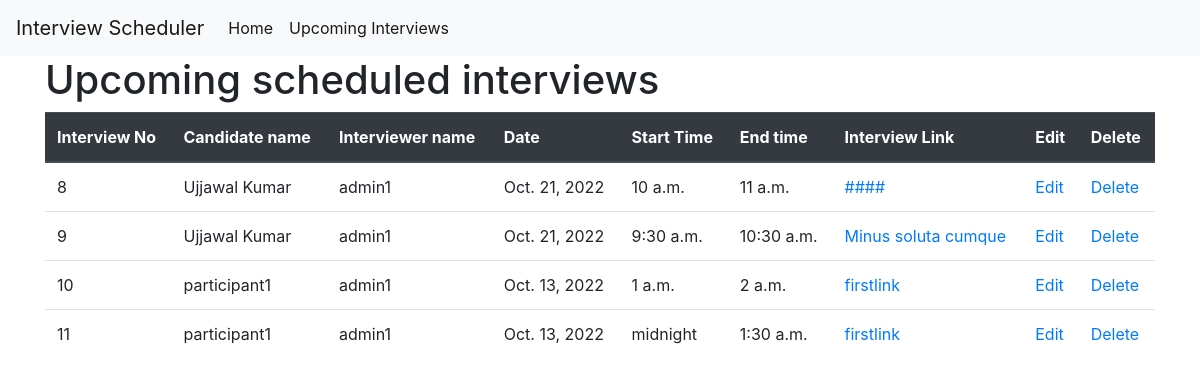
Screenshot of /upcoming with the database file from the repository.
### portal/models.py (models this page shows, shortened)
class Interview(models.Model):
    sno = models.AutoField(primary_key=True)
    interviewer = models.ForeignKey(Interviewer, on_delete=models.CASCADE,)
    Candidate = models.ForeignKey(Candidate, on_delete=models.CASCADE,)
    date = models.DateField()
    startTime = models.TimeField()
    endTime = models.TimeField()
    link = models.CharField(max_length=60)

class Candidate(models.Model):
    sno = models.AutoField(primary_key=True)
    name = models.CharField(max_length=50)
    email = models.EmailField(max_length=50, unique=True)

class Interviewer(models.Model):
    sno = models.AutoField(primary_key=True)
    name = models.CharField(max_length=50)
    email = models.EmailField(max_length=50, unique=True)

### portal/views.py (the view)
# urls.py: path('upcoming', views.upcoming, name='upcoming'),
def upcoming(request):
    interview = Interview.objects.all()
    context={"interviews":interview}
    return render(request, 'upcoming.html', context)

### templates/upcoming.html (shortened to what this page needs)
{% extends 'base.html' %}
{% block body %}
<div class="container">
    <h1>Upcoming scheduled interviews</h2>
        <table class="table">
          <thead class="thead-dark">
            <tr>
              <th scope="col">Interview No</th>
              <th scope="col">Candidate name</th>
              <th scope="col">Interviewer name</th>
              <th scope="col">Date</th>
              <th scope="col">Start Time</th>
              <th scope="col">End time</th>
              <th scope="col">Interview Link</th>
              <th scope="col">Edit</th>
              <th scope="col">Delete</th>
            </tr>
          </thead>
          <tbody>
          {% for interview in interviews %}
            <tr>
              <td name={{interview.sno}}>{{interview.sno}}</td>
              <td>{{interview.Candidate.name}}</td>
              <td>{{interview.interviewer.name}}</td>
              <td>{{interview.date}}</td>
              <td>{{interview.startTime}}</td>
              <td>{{interview.endTime}}</td>
              <td><a href="/open/{{interview.sno}}/{{interview.link}}">{{interview.link}}</a></td>
              <td><a href="/edit/{{interview.sno}}">Edit</a></td>
              <td><a href="/delete/{{interview.sno}}">Delete</a></td>
            </tr>
          {% endfor %}
          </tbody>
        </table>
</div>
{% endblock body %}

### templates/base.html (shortened to what this page needs)
<!DOCTYPE html>
<html lang="en">
  <head>
    <link
      rel="stylesheet"
      href="https://stackpath.bootstrapcdn.com/bootstrap/4.3.1/css/bootstrap.min.css"
    />
  </head>
  <body>
    <nav class="navbar navbar-expand-lg navbar-light bg-light">
      <a class="navbar-brand" href="/schedule">Interview Scheduler</a>
      <div class="collapse navbar-collapse" id="navbarSupportedContent">
        <ul class="navbar-nav mr-auto">
          <li class="nav-item active">
            <a class="nav-link" href="/schedule">Home<span class="sr-only">(current)</span></a
            >
          </li>
          <li class="nav-item active">
            <a class="nav-link" href="/upcoming">Upcoming Interviews</a>
          </li>
        </ul>
      </div>
    </nav>
    {% block body %}{% endblock body %}
  </body>
</html>

### rows the page displays
Interview: sno "8", Candidate.name "Ujjawal Kumar", interviewer.name "admin1", date "Oct. 21, 2022", startTime "10 a.m.", endTime "11 a.m.", link "####"
Interview: sno "9", Candidate.name "Ujjawal Kumar", interviewer.name "admin1", date "Oct. 21, 2022", startTime "9:30 a.m.", endTime "10:30 a.m.", link "Minus soluta cumque"
Interview: sno "10", Candidate.name "participant1", interviewer.name "admin1", date "Oct. 13, 2022", startTime "1 a.m.", endTime "2 a.m.", link "firstlink"
Interview: sno "11", Candidate.name "participant1", interviewer.name "admin1", date "Oct. 13, 2022", startTime "midnight", endTime "1:30 a.m.", link "firstlink"
